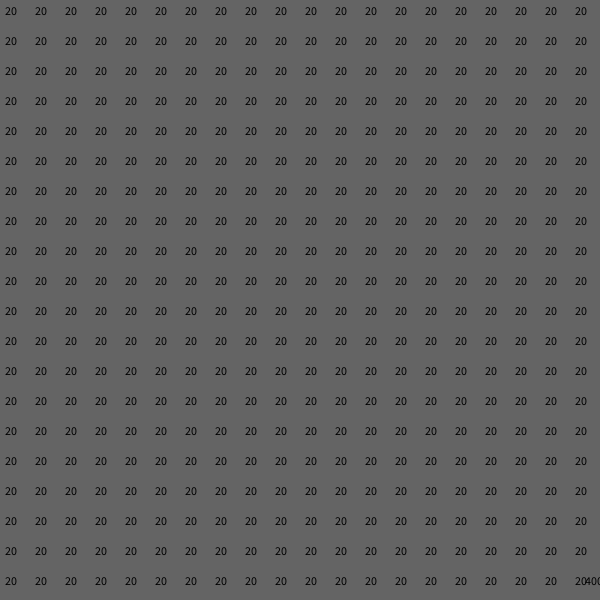
Frame 1 (no input)
Frame 60 (the mouse pressed at the canvas centre just before this capture): identical to frame 1, image omitted
Frame 120 (the mouse held since frame 60 and released just before this capture): identical to frame 1, image omitted

The Processing sketch that drew this single still picture (run headless with seeded random() and noise(); from frame 60 on, the mouse is pressed at the canvas centre):

// Processing sketch: Main
// ── Main.pde
Stack<Integer> s;
int r = 20;

int des = 20;

int tries = 0;
void setup() {
  size(600, 600);
  fill(0);
  s = new Stack<Integer>();
  for(int i = 0; i < 400; i++) {
    s.push(int(random(1, 100)));
    if(s.peek() != des) {
      s.pop();
      i--;
      tries++;
    }
  }
  println(tries);
}

void draw() {
  background(100);

  int current = 0;
  for (float x = 0; x < width; x += width / r) {
    for (float y = 0; y < height; y += height / r) {
      if (current < s.size()) {
        Stack.Node selected = s.top;
        for(int i = (s.size() - 1) - current; i > 0; i--) {
          selected = selected.next;
        }
        current++;
        text(selected.data.toString(), x + 5, y + 15);
      }
    }
  }
  text(s.size(), width - 15, height - 15);
}

void mousePressed() {
  int rand = int(random(1, 100));
  if (mouseButton == LEFT) {
    s.push(rand);
  } else if (mouseButton == RIGHT) {
    s.pop(); 
  }
}

// ── Stack.pde
class Stack<t> {
  private class Node {
    t data;
    Node next;

    Node(t data) {
      this.data = data;
    }
  }

  Node top;

  boolean isEmpty() {
    return top == null;
  }
  t peek() {
    return top.data;
  }
  void push(t data) {
    Node newTop = new Node(data);
    newTop.next = top;
    top = newTop;
  }
  t pop() {
    if (isEmpty()) {
      return null;
    }
    t out = peek();
    if (top.next != null) {
      top = top.next;
    } else {
      top = null;
    }
    return out;
  }
  int size() {
    if(isEmpty()) return 0;
    int total = 1;
    Node current = top;
    while(current.next != null) {
      current = current.next;
      total++;
    }
    return total;
  }
}
